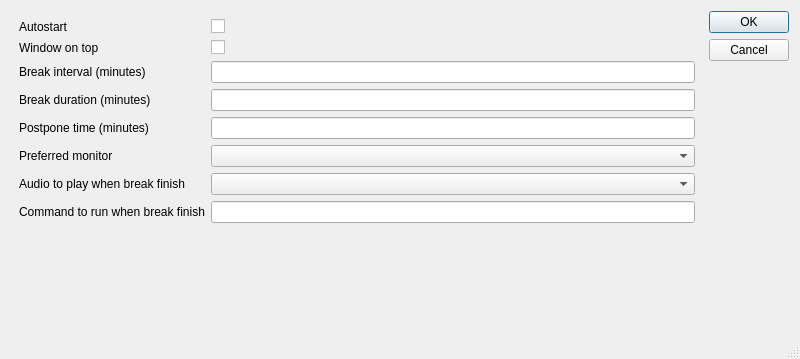
<?xml version="1.0" encoding="UTF-8"?>
<ui version="4.0">
 <class>SettingsDialog</class>
 <widget class="QDialog" name="SettingsDialog">
  <property name="geometry">
   <rect>
    <x>0</x>
    <y>0</y>
    <width>800</width>
    <height>359</height>
   </rect>
  </property>
  <property name="minimumSize">
   <size>
    <width>746</width>
    <height>220</height>
   </size>
  </property>
  <property name="maximumSize">
   <size>
    <width>800</width>
    <height>400</height>
   </size>
  </property>
  <property name="windowTitle">
   <string>Dialog</string>
  </property>
  <property name="sizeGripEnabled">
   <bool>true</bool>
  </property>
  <property name="modal">
   <bool>false</bool>
  </property>
  <layout class="QHBoxLayout" name="horizontalLayout">
   <item>
    <layout class="QFormLayout" name="formLayout">
     <property name="leftMargin">
      <number>8</number>
     </property>
     <property name="topMargin">
      <number>8</number>
     </property>
     <property name="rightMargin">
      <number>8</number>
     </property>
     <property name="bottomMargin">
      <number>6</number>
     </property>
     <item row="0" column="0">
      <widget class="QLabel" name="label">
       <property name="text">
        <string>Autostart</string>
       </property>
      </widget>
     </item>
     <item row="0" column="1">
      <widget class="QCheckBox" name="mAutostartCheckbox">
       <property name="text">
        <string/>
       </property>
      </widget>
     </item>
     <item row="1" column="0">
      <widget class="QLabel" name="label_2">
       <property name="text">
        <string>Window on top</string>
       </property>
      </widget>
     </item>
     <item row="1" column="1">
      <widget class="QCheckBox" name="mWindowOnTopCheckbox">
       <property name="text">
        <string/>
       </property>
      </widget>
     </item>
     <item row="2" column="0">
      <widget class="QLabel" name="label_3">
       <property name="text">
        <string>Break interval (minutes)</string>
       </property>
      </widget>
     </item>
     <item row="2" column="1">
      <widget class="QLineEdit" name="mBreakIntervalEdit"/>
     </item>
     <item row="3" column="0">
      <widget class="QLabel" name="label_4">
       <property name="text">
        <string>Break duration (minutes)</string>
       </property>
      </widget>
     </item>
     <item row="3" column="1">
      <widget class="QLineEdit" name="mBreakDurationEdit"/>
     </item>
     <item row="5" column="0">
      <widget class="QLabel" name="label_5">
       <property name="text">
        <string>Postpone time (minutes)</string>
       </property>
      </widget>
     </item>
     <item row="5" column="1">
      <widget class="QLineEdit" name="mPostponeTimeEdit"/>
     </item>
     <item row="6" column="0">
      <widget class="QLabel" name="label_6">
       <property name="text">
        <string>Preferred monitor</string>
       </property>
      </widget>
     </item>
     <item row="6" column="1">
      <widget class="QComboBox" name="mPreferredMonitorCombobox"/>
     </item>
     <item row="8" column="0">
      <widget class="QLabel" name="label_7">
       <property name="text">
        <string>Audio to play when break finish</string>
       </property>
      </widget>
     </item>
     <item row="8" column="1">
      <widget class="QComboBox" name="mAudioComboBox">
       <property name="editable">
        <bool>false</bool>
       </property>
      </widget>
     </item>
     <item row="9" column="0">
      <widget class="QLabel" name="label_8">
       <property name="text">
        <string>Command to run when break finish</string>
       </property>
      </widget>
     </item>
     <item row="9" column="1">
      <widget class="QLineEdit" name="mScriptEdit"/>
     </item>
    </layout>
   </item>
   <item>
    <widget class="QDialogButtonBox" name="buttonBox">
     <property name="orientation">
      <enum>Qt::Vertical</enum>
     </property>
     <property name="standardButtons">
      <set>QDialogButtonBox::Cancel|QDialogButtonBox::Ok</set>
     </property>
    </widget>
   </item>
  </layout>
 </widget>
 <resources/>
 <connections>
  <connection>
   <sender>buttonBox</sender>
   <signal>accepted()</signal>
   <receiver>SettingsDialog</receiver>
   <slot>accept()</slot>
   <hints>
    <hint type="sourcelabel">
     <x>248</x>
     <y>254</y>
    </hint>
    <hint type="destinationlabel">
     <x>157</x>
     <y>274</y>
    </hint>
   </hints>
  </connection>
  <connection>
   <sender>buttonBox</sender>
   <signal>rejected()</signal>
   <receiver>SettingsDialog</receiver>
   <slot>reject()</slot>
   <hints>
    <hint type="sourcelabel">
     <x>316</x>
     <y>260</y>
    </hint>
    <hint type="destinationlabel">
     <x>286</x>
     <y>274</y>
    </hint>
   </hints>
  </connection>
 </connections>
</ui>
